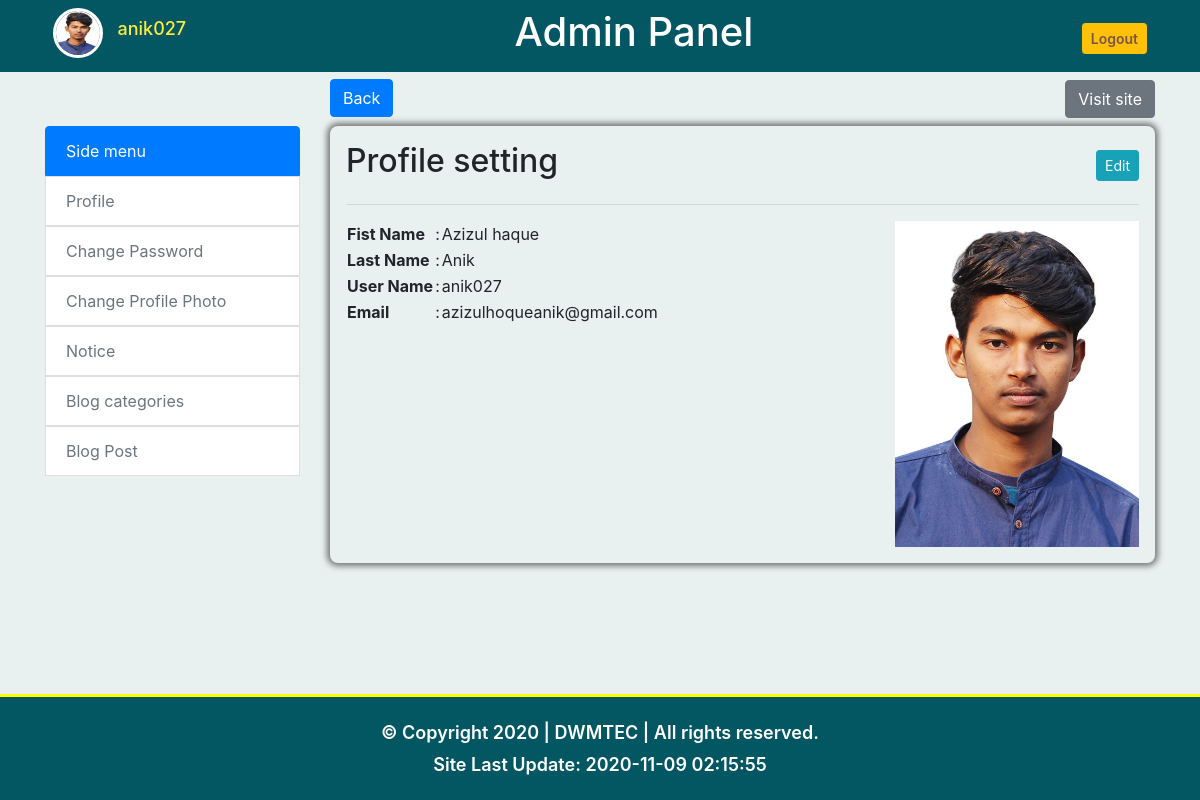
The page /admin/profile/index.php (signed in) on the database its author committed.
### tables this page shows
CREATE TABLE IF NOT EXISTS `dwmtec_user` (
  `id` int(11) NOT NULL AUTO_INCREMENT,
  `fname` varchar(255) NOT NULL,
  `lname` varchar(255) NOT NULL,
  `username` varchar(255) NOT NULL,
  `email` varchar(255) NOT NULL,
  `password` varchar(12) NOT NULL,
  `image` varchar(255) NOT NULL,
  PRIMARY KEY (`id`)
);

### admin/profile/index.php (the view, shortened to what this page needs)
<?php include('../include/header.php'); ?>
<a href="../index.php"><button class="btn btn-primary btn-back">Back </button></a>
<div class="admin-wraper p-3" >
	<h2 style="display: inline-block;">Profile setting</h2> <a href="edit.php" class="float-right mt-2"><button class="btn btn-info btn-sm ">Edit</button></a> <hr>
	<div class="row clearfix">
		<div class="col-md-8">
			<table>
		<tr>
			<th>Fist Name </th>
			<td>:</td>
			<td><?php echo $data['fname']; ?></td>
		</tr>
		<tr>
			<th>Last Name </th>
			<td>:</td>
			<td><?php echo $data['lname']; ?></td>
		</tr>
		<tr>
			<th>User Name </th>
			<td>:</td>
			<td><?php echo $data['username']; ?></td>
		</tr>
		<tr>
			<th>Email </th>
			<td>:</td>
			<td><?php echo $data['email']; ?></td>
		</tr>
	</table>
		</div>
		<div class="col-md-4">
			<img src="<?php echo '../'.$data['image']; ?>" width="100%">
		</div>
	</div>
</div>
<?php include("../include/footer.php") ?>

### admin/include/header.php (shortened to what this page needs)
<?php
$url=("http://localhost/dwmtec/admin/");
?>
<?php
$id = $_SESSION['userId'];
$con =connectDB();
$sql = "SELECT * FROM dwmtec_user WHERE id =$id";
$result =mysqli_query($con,$sql);
$data =mysqli_fetch_assoc($result);
?>
<!DOCTYPE html>
<html lang="en">
<head>
	<link rel="stylesheet" href="<?php echo $url; ?>css/bootstrap.min.css">
	<link rel="stylesheet" href="<?php echo $url; ?>css/style.css">
	<link rel="stylesheet" href="<?php echo $url; ?>css/responsive.css">
</head>
<body>
	<header>
		<div class="fuild-wraper" style="background: #035762;">
			<div class="container">
				<div class=" clearfix">
					<div class="admin-header text-center p-2">
						<div class="profile" style="display: inline-block; float: left;">
							<img src="<?php echo $url; ?><?php echo $data['image']; ?>"
							 style="width:50px;height:50px;border-radius: 100%;border: 3px solid white;">
								<a id="profileHov" href="<?php echo $url; ?>profile">
									<h3  style="display: inline-block;margin-left: 10px;color:#ffeb3b; vertical-align: middle;font-size: 18px;">
									<?php
										echo  $data['username'];
									 ?>
								 	</h3>
								</a>
						</div>
						<h2 style="color:white; display: inline-block;vertical-align: middle;font-size: 40px;">Admin Panel</h2>
						<div class="logout float-right d-inline-block" style="vertical-align: middle;margin-top: 15px;">
							<a href="<?php echo $url; ?>logout.php"><button class="btn btn-warning btn-sm" style="color: #795548; font-weight: 600;">Logout</button></a>
						</div>
					</div>
				</div>
		</div>
	</div>
	<div class="container">
		<div class="row clearfix" >
			<div class="col-md-12 text-right mt-2">
			    <a href="<?php echo $url; ?>../index.php" target="blank"><button class="btn btn-secondary mb-2">Visit site</button></a>
			</div>
		</div>
	</div>
	<div class="side-manu">
		<div class="container">
			<div class="row clearfix">
				<div class="col-md-3 mb-5" >
					<div class="list-group">
						<button type="button" class="list-group-item list-group-item-action active">
						 Side menu
						</button>
						<a href="<?php echo $url; ?>profile"><button type="button" class="list-group-item
						    list-group-item-action" disabled>Profile</button ></a>
						<a href="<?php echo $url; ?>password-recover.php"><button type="button" class="list-group-item
						    list-group-item-action" disabled>Change Password</button ></a>
						<a href="<?php echo $url; ?>profile/profile-photo.php"><button type="button" class="list-group-item
						    list-group-item-action" disabled>Change Profile Photo </button ></a>
						<a href="<?php echo $url; ?>Notice"><button type="button" class="list-group-item
							list-group-item-action" disabled>Notice</button ></a>
						<a href="<?php echo $url; ?>post-category/index.php"><button type="button" class="list-group-item
							list-group-item-action" disabled>Blog categories</button></a>
						<a href="<?php echo $url; ?>post/index.php"><button type="button" class="list-group-item
							list-group-item-action" disabled>Blog Post</button></a>
					</div>
				</div>
				<div class="col-md-9">

### admin/css/style.css (style rules this page uses)
body { background:#03596217; }
header { min-height: calc(100vh - 106px); }
.admin-wraper { box-shadow: 0 0 6px 3px #747474; border-radius: 8px; }
.btn-back { position: absolute; top: -47px; }

### rows shown on the page
dwmtec_user: image (picture), username "anik027", fname "Azizul haque", lname "Anik", email "azizulhoqueanik@gmail.com"
